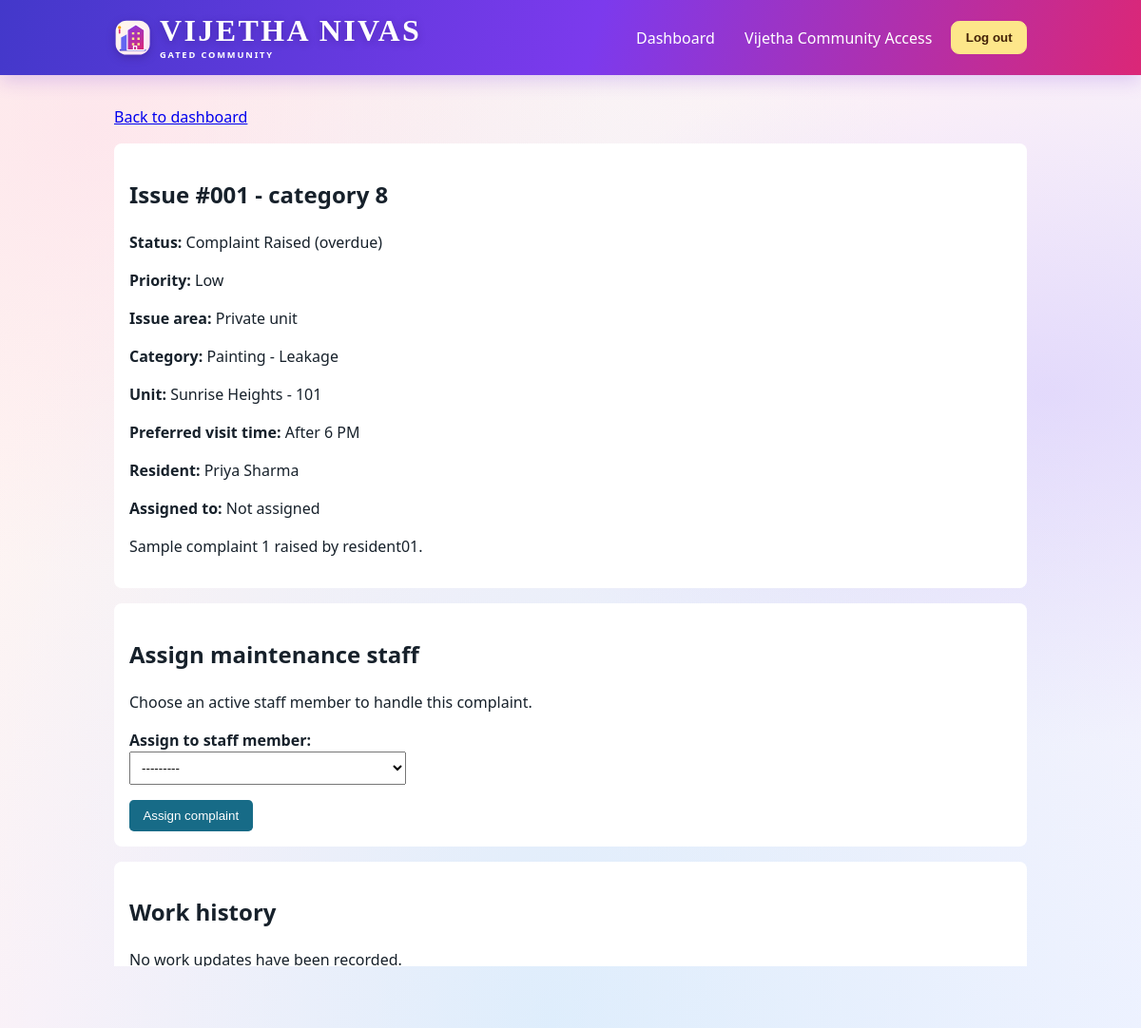
Screenshot of /complaints/1/ (signed in) with the database file from the repository.
### complaints/models.py (models this page shows, shortened)
class Complaint(models.Model):
    class Scope(models.TextChoices):
        PRIVATE = "private", "Private unit"
        COMMON = "common", "Common area"
    class Priority(models.TextChoices):
        LOW = "low", "Low"
        MEDIUM = "medium", "Medium"
        HIGH = "high", "High"
        URGENT = "urgent", "Urgent"
    class Status(models.TextChoices):
        RAISED = "raised", "Complaint Raised"
        ASSIGNED = "assigned", "Assigned to Staff"
        PENDING = "pending", "Pending"
        IN_PROGRESS = "in_progress", "In Progress"
        COMPLETED = "completed", "Completed"
        SUCCESSFUL = "successful", "Successful"
        RESOLVED = "resolved", "Resolved"
        CLOSED = "closed", "Closed"
        REOPENED = "reopened", "Reopened"
    scope = models.CharField(
        max_length=10,
        choices=Scope.choices,
        default=Scope.PRIVATE,
    )
    unit = models.ForeignKey(
        Unit,
        on_delete=models.PROTECT,
        related_name="complaints",
        null=True,
        blank=True,
    )
    common_area_location = models.CharField(max_length=150, blank=True)
    resident = models.ForeignKey(User, on_delete=models.PROTECT, related_name="complaints")
    category = models.ForeignKey(Category, on_delete=models.PROTECT, related_name="complaints")
    title = models.CharField(max_length=200)
    description = models.TextField()
    preferred_visit_time = models.CharField(
        max_length=100,
        blank=True,
        help_text='For example, "10 AM - 12 PM" or "After 6 PM".',
    )
    is_emergency = models.BooleanField(default=False)
    priority = models.CharField(max_length=10, choices=Priority.choices, default=Priority.MEDIUM)
    status = models.CharField(max_length=12, choices=Status.choices, default=Status.RAISED)
    assigned_to = models.ForeignKey(
        User,
        on_delete=models.SET_NULL,
        null=True,
        blank=True,
        related_name="assigned_complaints",
        limit_choices_to={"role": User.Role.STAFF},
    )
    image = models.FileField(upload_to="complaint_images/", blank=True)
    created_by = models.ForeignKey(
        User,
        on_delete=models.SET_NULL,
        null=True,
        blank=True,
        related_name="created_complaints",
    )
    assigned_at = models.DateTimeField(null=True, blank=True)
    resolved_at = models.DateTimeField(null=True, blank=True)
    created_at = models.DateTimeField(auto_now_add=True)
    updated_at = models.DateTimeField(auto_now=True)
    class Meta:
        ordering = ("-created_at",)
    @property
    def is_overdue(self):
        return (
            self.status
            not in (
                self.Status.COMPLETED,
                self.Status.SUCCESSFUL,
                self.Status.RESOLVED,
                self.Status.CLOSED,
            )
            and timezone.now() - self.created_at > timedelta(hours=72)
        )

class Category(models.Model):
    name = models.CharField(max_length=100)
    icon = models.CharField(max_length=50, blank=True)
    description = models.TextField(blank=True)
    is_active = models.BooleanField(default=True)
    created_at = models.DateTimeField(auto_now_add=True)
    class Meta:
        constraints = [
            models.UniqueConstraint(
                Lower("name"),
                name="unique_category_name_case_insensitive",
            ),
        ]
        ordering = ("name",)
    def __str__(self):
        return self.name

class Unit(models.Model):
    class Status(models.TextChoices):
        OCCUPIED = "occupied", "Occupied"
        VACANT = "vacant", "Vacant"
    apartment = models.ForeignKey(Apartment, on_delete=models.CASCADE, related_name="units")
    unit_number = models.CharField(max_length=30)
    owner_name = models.CharField(max_length=150)
    resident = models.ForeignKey(
        User,
        on_delete=models.SET_NULL,
        null=True,
        blank=True,
        related_name="units",
        limit_choices_to={"role": User.Role.RESIDENT},
    )
    status = models.CharField(max_length=10, choices=Status.choices, default=Status.OCCUPIED)
    created_at = models.DateTimeField(auto_now_add=True)
    class Meta:
        constraints = [
            models.UniqueConstraint(
                fields=("apartment", "unit_number"),
                name="unique_unit_per_apartment",
            ),
        ]
        ordering = ("apartment__name", "unit_number")
    def __str__(self):
        return f"{self.apartment.name} - {self.unit_number}"

class Apartment(models.Model):
    name = models.CharField(max_length=150)
    address = models.CharField(max_length=255)
    city = models.CharField(max_length=100)
    total_blocks = models.PositiveIntegerField(default=1)
    is_active = models.BooleanField(default=True)
    created_at = models.DateTimeField(auto_now_add=True)

class User(AbstractUser):
    class Role(models.TextChoices):
        RESIDENT = "resident", "Resident"
        STAFF = "staff", "Maintenance Staff"
        ADMIN = "admin", "Administrator"
    class StaffPosition(models.TextChoices):
        ELECTRICIAN = "electrician", "Electrician"
        PLUMBER = "plumber", "Plumber"
        WATCHMAN = "watchman", "Watchman"
        FIRE_WORK = "fire_work", "Fire work"
        OTHER = "other", "Other maintenance staff"
    email = models.EmailField(unique=True)
    phone = models.CharField(max_length=30, blank=True)
    role = models.CharField(max_length=10, choices=Role.choices, default=Role.RESIDENT)
    salary = models.DecimalField(
        max_digits=10,
        decimal_places=2,
        default=Decimal("0.00"),
        validators=[MinValueValidator(Decimal("0.00"))],
    )
    staff_position = models.CharField(
        max_length=20,
        choices=StaffPosition.choices,
        blank=True,
    )

### complaints/views.py (the view)
# urls.py: path("complaints/<int:complaint_id>/", views.complaint_detail, name="complaint_detail"),
@login_required
def complaint_detail(request, complaint_id):
    complaint = get_object_or_404(
        Complaint.objects.select_related(
            "unit__apartment",
            "category",
            "resident",
            "assigned_to",
        ).prefetch_related("work_logs__performed_by", "notifications"),
        pk=complaint_id,
    )
    ensure_can_view(request.user, complaint)
    if request.user.role == User.Role.STAFF and complaint.is_emergency:
        request.user.notifications.filter(
            complaint=complaint,
            title="Emergency resident report",
            is_read=False,
        ).update(is_read=True)
    can_manage = request.user.role == User.Role.ADMIN or request.user.is_superuser
    can_update = (
        request.user.role == User.Role.STAFF
        and (
            complaint.assigned_to_id == request.user.pk
            or (complaint.is_emergency and complaint.assigned_to_id is None)
        )
    )
    can_reopen = (
        request.user.role == User.Role.RESIDENT
        and complaint.resident_id == request.user.pk
        and complaint.status
        in (
            Complaint.Status.COMPLETED,
            Complaint.Status.SUCCESSFUL,
            Complaint.Status.RESOLVED,
            Complaint.Status.CLOSED,
        )
    )
    feedback_form = None
    if (
        request.user.role == User.Role.RESIDENT
        and complaint.resident_id == request.user.pk
        and complaint.status
        in (
            Complaint.Status.COMPLETED,
            Complaint.Status.SUCCESSFUL,
            Complaint.Status.RESOLVED,
            Complaint.Status.CLOSED,
        )
        and not hasattr(complaint, "feedback")
    ):
        feedback_form = FeedbackForm()
    return render(
        request,
        "complaints/complaint_detail.html",
        {
            "complaint": complaint,
            "can_manage": can_manage,
            "can_update": can_update,
            "can_reopen": can_reopen,
            "assignment_form": AssignmentForm(instance=complaint) if can_manage else None,
            "update_form": WorkUpdateForm(complaint=complaint) if can_update else None,
            "feedback_form": feedback_form,
        },
    )

### complaints/forms.py
class AssignmentForm(forms.ModelForm):
    class Meta:
        model = Complaint
        fields = ("assigned_to",)
    def __init__(self, *args, **kwargs):
        super().__init__(*args, **kwargs)
        self.fields["assigned_to"].queryset = User.objects.filter(
            role=User.Role.STAFF,
            is_active=True,
        )
        self.fields["assigned_to"].required = True
        self.fields["assigned_to"].label = "Assign to staff member"
        self.fields["assigned_to"].label_from_instance = self._format_staff_choice
    @staticmethod
    def _format_staff_choice(staff_member):
        name = staff_member.get_full_name() or staff_member.username
        position = staff_member.get_staff_position_display()
        return f"{name} — {position}" if position else name

### complaints/views.py (called while the page is built, shortened)
def ensure_can_view(user, complaint):
    if user.is_superuser or user.role == User.Role.ADMIN:
        return

### templates/complaints/complaint_detail.html (shortened to what this page needs)
{% extends "complaints/base.html" %}
{% block content %}
<p><a href="{% url 'dashboard' %}">Back to dashboard</a></p>
<section class="card">
    <h1>{{ complaint.title }}</h1>
    <p><strong>Status:</strong> {{ complaint.get_status_display }}{% if complaint.is_overdue %} (overdue){% endif %}</p>
    <p><strong>Priority:</strong> {{ complaint.get_priority_display }}</p>
    <p><strong>Issue area:</strong> {{ complaint.get_scope_display }}{% if complaint.scope == "common" %} · {{ complaint.common_area_location }}{% endif %}</p>
    <p><strong>Category:</strong> {{ complaint.category }}</p>
    {% if complaint.unit %}<p><strong>Unit:</strong> {{ complaint.unit }}</p>{% endif %}
    <p><strong>Preferred visit time:</strong> {{ complaint.preferred_visit_time|default:"Not specified" }}</p>
    <p><strong>Resident:</strong> {{ complaint.resident.get_full_name|default:complaint.resident.username }}</p>
    <p><strong>Assigned to:</strong> {{ complaint.assigned_to|default:"Not assigned" }}</p>
    <p>{{ complaint.description|linebreaksbr }}</p>
</section>
{% if can_manage %}
<section class="card">
    <h2>{% if complaint.assigned_to %}Reassign maintenance staff{% else %}Assign maintenance staff{% endif %}</h2>
    {% if complaint.assigned_to %}
        <p>Currently assigned to <strong>{{ complaint.assigned_to.get_full_name|default:complaint.assigned_to.username }}</strong>. Choose another active staff member below to reassign this complaint.</p>
    {% else %}
        <p>Choose an active staff member to handle this complaint.</p>
    {% endif %}
    <form method="post" action="{% url 'assign_complaint' complaint.pk %}">
        {{ assignment_form.as_p }}
        <button type="submit">{% if complaint.assigned_to %}Reassign complaint{% else %}Assign complaint{% endif %}</button>
    </form>
</section>
{% endif %}
<section class="card">
    <h2>Work history</h2>
    {% for log in complaint.work_logs.all %}
        <p><strong>{{ log.get_status_display }}</strong> by {{ log.performed_by }} on {{ log.created_at|date:"M j, Y H:i" }}<br>{{ log.comment }}</p>
    {% empty %}
        <p>No work updates have been recorded.</p>
    {% endfor %}
</section>
{% endblock %}

### templates/complaints/base.html (style rules this page uses)
body { font: 16px/1.5 system-ui, sans-serif; margin: 0; color: #17212b; background: radial-gradient(ellipse at 8% 12%, #fbcfe866, transparent 34rem), radial-gradient(ellipse at 92% 38%, #c4b5fd66, transparent 38rem), radial-gradient(ellipse at 48% 100%, #bae6fd66, transparent 42rem), linear-gradient(135deg, #fff7ed, #fdf2f8 48%, #eef2ff); background-attachment: fixed; }
.card, table { background: white; border-radius: .5rem; padding: 1rem; margin: 1rem 0; }
label { display: block; font-weight: 600; margin-top: .75rem; }
input, select, textarea { max-width: 100%; padding: .5rem; }
button, .button { display: inline-block; padding: .55rem .9rem; border: 0; border-radius: .3rem; background: #176b87; color: white; text-decoration: none; cursor: pointer; }

### rows the page displays
Complaint: title "Issue #001 - category 8", status "Complaint Raised", priority "Low", scope "Private unit", category "Painting - Leakage", unit "Sunrise Heights - 101", preferred_visit_time "After 6 PM", resident.get_full_name "Priya Sharma", assigned_to "Not assigned", description "Sample complaint 1 raised by resident01.", assigned_to "---------"
